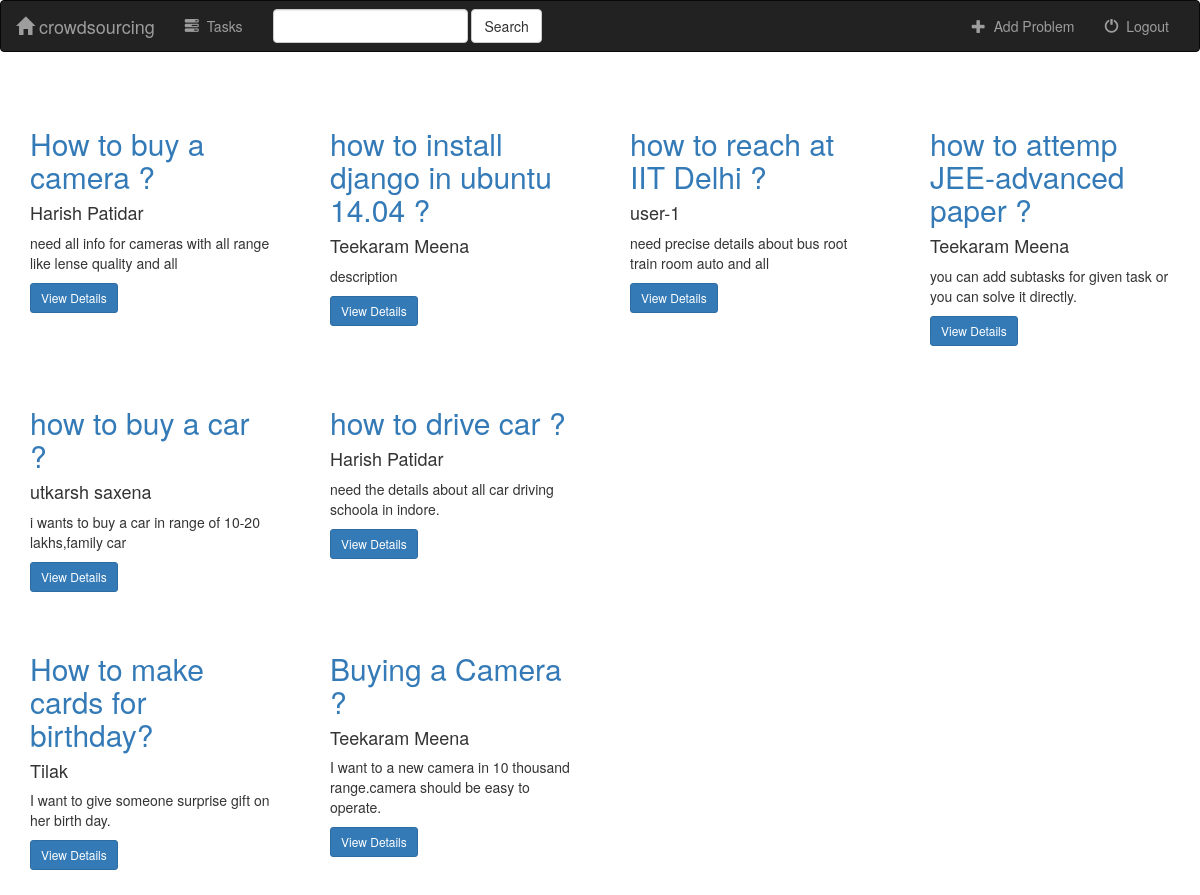
Screenshot of /crowdsrc/ with the database file from the repository.
### crowdsrc/models.py (models this page shows, shortened)
class Task(models.Model):
    user = models.ForeignKey(User, default=1)
    requester = models.CharField(max_length=100)
    task_title = models.CharField(max_length=500)
    description = models.CharField(max_length=500)
    instructions = models.CharField(max_length=500)

### crowdsrc/views.py (the view)
@csrf_protect
def index(request):
    all_tasks = Task.objects.all()
    context = {'all_tasks': all_tasks,}
    return render(request,'crowdsrc/index.html' ,context)

### crowdsrc/templates/crowdsrc/index.html (shortened to what this page needs)
{% extends 'crowdsrc/base.html' %}
{% block body %}
<div class="albums-container container-fluid">
    <div class="row">
        <div class="col-sm-12">
        </div>
        {% if all_tasks %}
            {% for task in all_tasks %}
                <div class="col-sm-4 col-lg-3">
                        <div class="panel-body">
                            <a href="{% url 'crowdsrc:detail' task.id %}">
                            <h2>{{ task.task_title }}</h2>
                            </a>
                            <h4>{{ task.requester }}</h4>
                            <p>{{ task.description }} <p>
                            <a href="{% url 'crowdsrc:detail' task.id %}" class="btn btn-primary btn-sm" role="button">View Details</a>
                        </div>
                </div>
                {% cycle '' '' '' '' '' '<div class="clearfix visible-lg"></div>' %}
            {% endfor %}
        {% endif %}
    </div>
</div>
{% endblock %}

### crowdsrc/templates/crowdsrc/base.html (shortened to what this page needs)
<!DOCTYPE html>
<html lang="en">
<head>
    {% load staticfiles %}
    <link rel="stylesheet" href="https://maxcdn.bootstrapcdn.com/bootstrap/3.3.6/css/bootstrap.min.css"\>
    <link rel="stylesheet" type="text/css" href="{% static 'crowdsrc/style.css' %}"/>
</head>
<body>
<nav class="navbar navbar-inverse">
    <div class="container-fluid">
        <div class="navbar-header">
            <a class="navbar-brand" href="{% url 'crowdsrc:index' %}">
                <span class="glyphicon glyphicon-home" aria-hidden="true"></span>&nbsp;crowdsourcing</a>
        </div>
        <div class="collapse navbar-collapse" id="topNavBar">
            <ul class="nav navbar-nav">
                <li class="{% block tasks_active %}{% endblock %}"><a href="{% url 'crowdsrc:index' %}"><span class="glyphicon glyphicon-tasks" aria-hidden="true"></span>&nbsp; Tasks</a></li>
            </ul>
            <form class="navbar-form navbar-left" role="search" method="get" action="{% url 'crowdsrc:index' %}">
                <div class="form-group">
                    <input type="text" class="form-control" name="q" value="{{ request.GET.q }}">
                </div>
                <button type="submit" class="btn btn-default">Search</button>
            </form>
            <ul class="nav navbar-nav navbar-right">
                <li class="">
                    <a href="{% url 'crowdsrc:create_task' %}">
                       <span class="glyphicon glyphicon-plus" aria-hidden="true"></span>&nbsp; Add Problem
                    </a>
                </li>
                <li class="">
                    <a href="{% url 'crowdsrc:logout_user' %}">
                       <span class="glyphicon glyphicon-off" aria-hidden="true"></span>&nbsp; Logout
                    </a>
                </li>
            </ul>
        </div>
    </div>
</nav>
{% block body %}
{% endblock %}
</body>
</html>

### crowdsrc/static/crowdsrc/style.css (style rules this page uses)
body { background: white url("images/background.png"); }

### rows the page displays
Task: task_title "How to buy a camera ?", requester "Harish Patidar", description "need all info for cameras with all range like lense quality and all"
Task: task_title "how to install django in ubuntu 14.04 ?", requester "Teekaram Meena", description "description"
Task: task_title "how to reach at IIT Delhi ?", requester "user-1", description "need precise details about bus root train room auto and all"
Task: task_title "how to attemp JEE-advanced paper ?", requester "Teekaram Meena", description "you can add subtasks for given task or you can solve it directly."
Task: task_title "how to buy a car ?", requester "utkarsh saxena", description "i wants to buy a car in range of 10-20 lakhs,family car"
Task: task_title "how to drive car ?", requester "Harish Patidar", description "need the details about all car driving schoola in indore."
Task: task_title "How to make cards for birthday?", requester "Tilak", description "I want to give someone surprise gift on her birth day."
Task: task_title "Buying a Camera ?", requester "Teekaram Meena", description "I want to a new camera in 10 thousand range.camera should be easy to operate."
